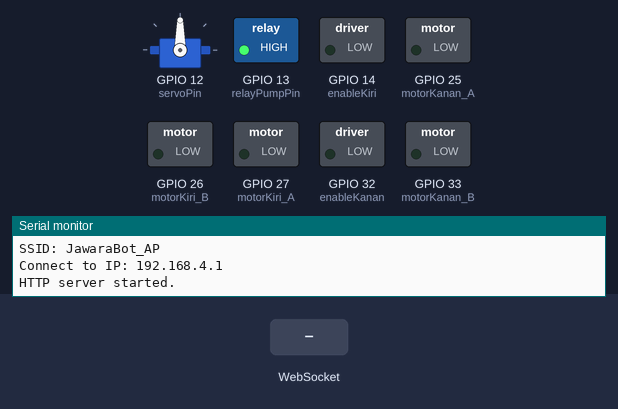
The program below on a simulated ESP32. Parts: servo, switched loads named in the program (green lamp = pin HIGH), the last lines printed to the serial monitor. Inputs (shaded band) come from the test bench.

Above: at 1.2 s.
1.3 s: WebSocket text "FORWARD" received
At 2.3 s:
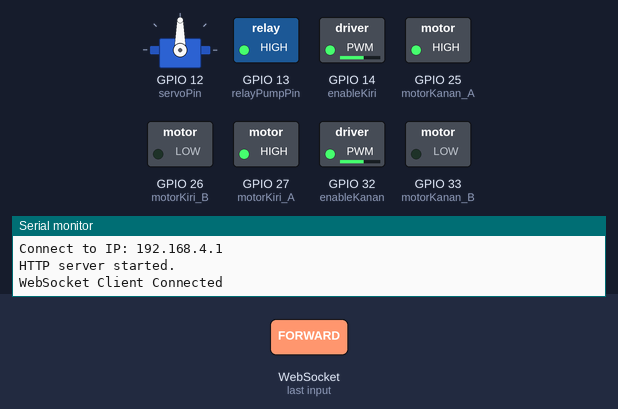
2.8 s: WebSocket text "PUMP_ON" received
At 3.4 s:
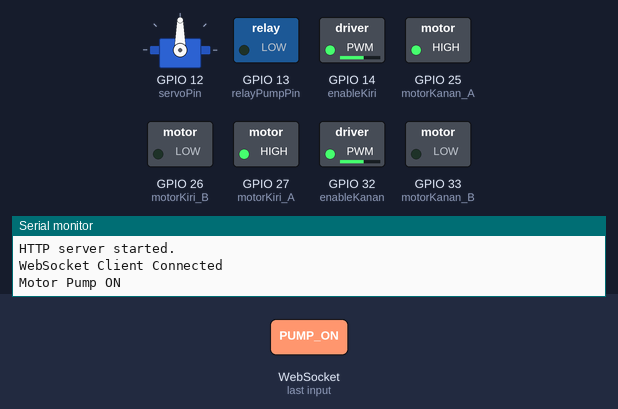
4.3 s: WebSocket text "SERVO:" received
At 5.5 s:
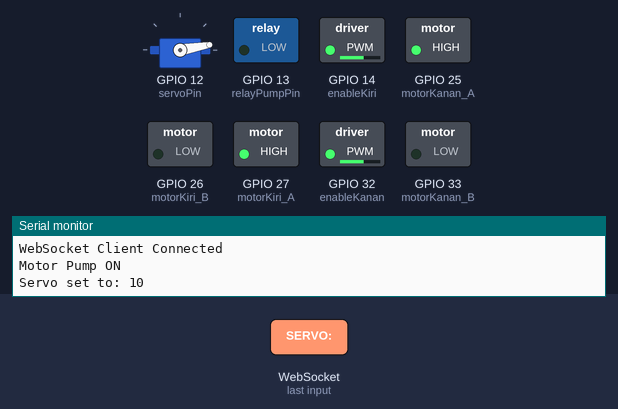
5.8 s: WebSocket text "PUMP_OFF" received
At 6.9 s:
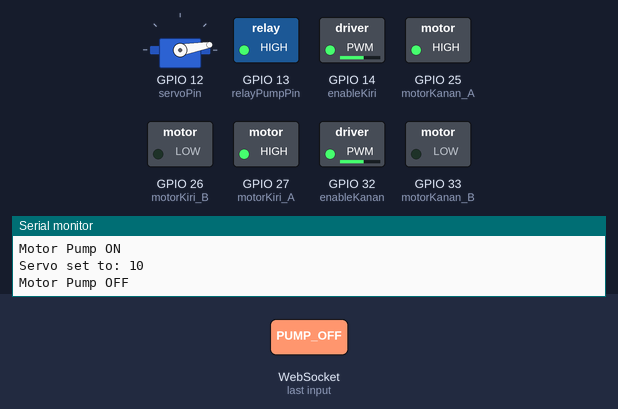
7.3 s: WebSocket text "BACKWARD" received
At 8.0 s:
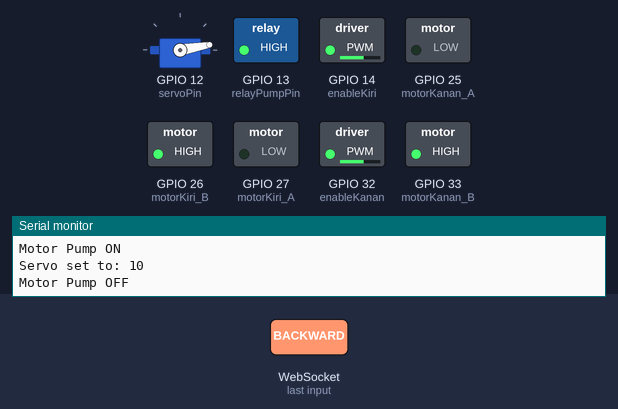
8.8 s: WebSocket text "LEFT" received
At 9.2 s:
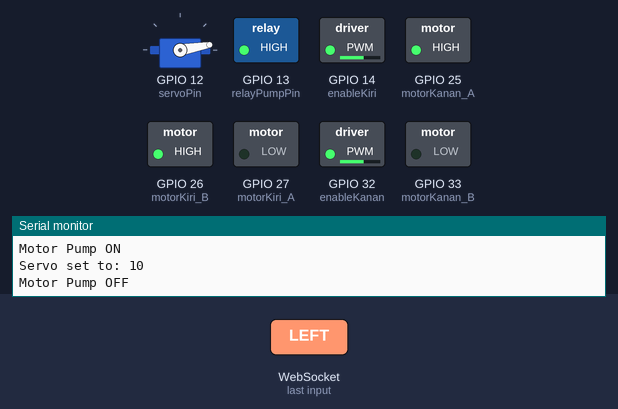
Timing chart, 0 to 11.3 s (numbered marks = the images above; inputs shaded):
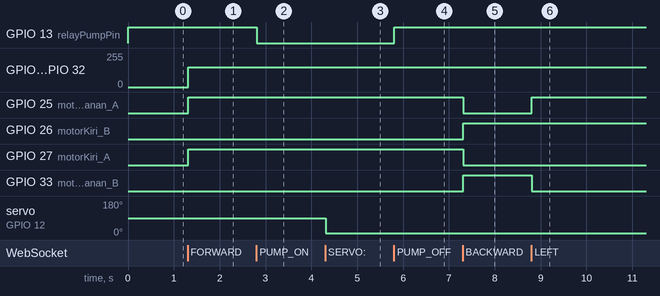

The program:

main.cpp
```cpp
#include <AsyncTCP.h>
#include <ESPAsyncWebServer.h>
#include "WiFiSetup.h"
#include "MotorControl.h"
#include "WaterControl.h"
#include "HtmlContent.h"

// --- 1. Konfigurasi Server dan WebSocket ---
AsyncWebServer server(80);
AsyncWebSocket ws("/ws");

// --- 2. Penanganan WebSocket (Logic Rotasi Diperbaiki) ---

void onWsEvent(AsyncWebSocket *server, AsyncWebSocketClient *client, AwsEventType type, void *arg, uint8_t *data, size_t len) {
    if (type == WS_EVT_CONNECT) {
        Serial.println("WebSocket Client Connected");
    } else if (type == WS_EVT_DISCONNECT) {
        Serial.println("WebSocket Client Disconnected");
        stopMobil();
        setPump(false);
    } else if (type == WS_EVT_DATA) {
        AwsFrameInfo *info = (AwsFrameInfo*)arg;
        if (info->final && info->index == 0 && info->len == len && info->opcode == WS_TEXT) {
            data[len] = 0;
            String message = (char*)data;
            int speed = globalSpeed;

            // Logika Kontrol Motor Drive
            if (message == "FORWARD") {
                bergerak(speed, true, speed, true);
            } else if (message == "BACKWARD") {
                bergerak(speed, false, speed, false);
            }
            // ROTASI DIPERBAIKI: Jika KIRI terbalik, buat roda kanan maju dan roda kiri mundur
            else if (message == "LEFT") {
                // Motor Kiri Mundur, Motor Kanan Maju
                bergerak(speed, false, speed, true);
            }
            // ROTASI DIPERBAIKI: Jika KANAN terbalik, buat roda kiri maju dan roda kanan mundur
            else if (message == "RIGHT") {
                // Motor Kiri Maju, Motor Kanan Mundur
                bergerak(speed, true, speed, false);
            }
            else if (message == "STOP") {
                stopMobil();
            }
            // Logika Kontrol Pompa
            else if (message == "PUMP_ON") {
                setPump(true);
            } else if (message == "PUMP_OFF") {
                setPump(false);
            }
            // Logika Kontrol Servo
            else if (message.startsWith("SERVO:")) {
                String angleStr = message.substring(6);
                int angle = angleStr.toInt();
                setServoAngle(angle);
            }
            // Logika Kontrol Kecepatan
            else if (message.startsWith("SPEED:")) {
                String speedStr = message.substring(6);
                globalSpeed = speedStr.toInt();
            }
        }
    }
}

// --- 3. SETUP dan LOOP (Tidak Berubah) ---

void setup() {
    Serial.begin(115200);

    setupMotorPins();
    setupWaterControlPins();
    setupWiFi();

    ws.onEvent(onWsEvent);
    server.addHandler(&ws);

    server.on("/", HTTP_GET, [](AsyncWebServerRequest *request){
        request->send_P(200, "text/html", INDEX_HTML);
    });

    server.begin();
    Serial.println("HTTP server started.");
}

void loop() {
    ws.cleanupClients();
}
```

HtmlContent.cpp
```cpp
#include "HtmlContent.h"

// Definisi Konstanta HTML (Ganti seluruh konten ini dengan kode HTML yang sudah dirapikan)
const char* INDEX_HTML = R"rawliteral(
<!DOCTYPE HTML>
<html>
<head>
  <title>Kontrol Robot Modular</title>
  <meta name="viewport" content="width=device-width, initial-scale=1">
  <style>
    /* 1. Global & Typography */
    body {
        font-family: 'Segoe UI', Tahoma, Geneva, Verdana, sans-serif;
        text-align: center;
        background-color: #f4f7f6;
        padding: 10px;
        margin: 0;
    }
    h1 { color: #333; font-size: 1.6em; margin-bottom: 5px; }
    h4 { margin: 10px 0 5px 0; color: #555; }

    .container {
        max-width: 400px;
        margin: 0 auto;
    }

    /* 2. Card Styling */
    .card {
        background-color: #fff;
        border-radius: 12px;
        box-shadow: 0 4px 12px rgba(0, 0, 0, 0.1);
        padding: 15px;
        margin-bottom: 18px;
    }

    /* 3. Status Badge */
    .status-badge {
        font-weight: bold;
        padding: 6px 12px;
        border-radius: 8px;
        display: inline-block;
        font-size: 0.9em;
    }
    #wsState[data-connected="true"] { background-color: #4CAF50; color: white; }
    #wsState[data-connected="false"] { background-color: #f44336; color: white; }

    /* 4. Kontrol Drive (Grid) */
    .control-grid {
        /* TATA LETAK: Baris 1: Maju | Baris 2: Kiri - Kosong - Kanan | Baris 3: Mundur */
        display: grid;
        grid-template-areas:
            "forward forward forward"
            "left . right"
            "backward backward backward";
        gap: 12px;
        width: 100%;
        margin: 15px 0 10px 0;
    }
    .btn {
        padding: 18px 10px;
        font-size: 1.1em;
        font-weight: 600;
        border: none;
        border-radius: 8px;
        cursor: pointer;
        user-select: none;
        transition: background-color 0.1s;
    }
    .btn:active { transform: scale(0.97); }

    /* Drive Colors */
    #forward, #backward { background-color: #007bff; color: white; }
    #left, #right { background-color: #ffc107; color: #333; }

    /* GAYA STOP DARURAT */
    #emergencyStop {
        background-color: #dc3545; /* Merah Menyala */
        color: white;
        padding: 15px 20px;
        font-size: 1.5em;
        font-weight: bold;
        width: 100%;
        border: none;
        border-radius: 12px;
        box-shadow: 0 4px 6px rgba(0, 0, 0, 0.2);
        margin-bottom: 20px;
        cursor: pointer;
    }

    /* 5. Slider Group (Digunakan juga untuk Servo) */
    .slider-group {
        display: flex;
        align-items: center;
        margin: 10px 0;
        padding: 0 5px;
    }
    .slider-group span { min-width: 50px; text-align: left; font-weight: 600; }
    input[type=range] { flex-grow: 1; margin: 0 10px; }

    /* 6. Aksesori & Presets */
    .pump-btn, .servo-btn {
        background-color: #6f42c1;
        color: white;
        padding: 10px 15px;
        border: none;
        border-radius: 5px;
        cursor: pointer;
        margin: 4px;
        font-weight: 500;
        min-width: 80px;
    }
    .pump-btn.danger {
        background-color: #dc3545;
    }
    .servo-btn-group {
        display: flex;
        justify-content: space-around;
        margin: 8px 0;
    }
    /* Sinkronisasi UI */
    .current-angle {
        font-size: 1.1em;
        font-weight: bold;
        color: #007bff;
        margin-top: 5px;
    }
    .slider-info {
        display: flex;
        justify-content: space-between;
        font-size: 0.8em;
        color: #777;
        margin: -5px 10px 5px 10px;
    }
  </style>
</head>
<body>
  <div class="container">
    <h1>Jawara Bot</h1>

    <div class="card status-card">
        <h4>Status & Kecepatan</h4>
        <p>Koneksi:
            <span id="wsState" class="status-badge" data-connected="false">DISCONNECTED</span>
        </p>
        <div class="slider-group">
            <span>Speed: </span>
            <input type="range" min="0" max="255" value="150" id="speedSlider" oninput="updateSpeedVal(this.value)" onchange="sendSpeed(this.value)">
            <span id="speedVal">150</span> / 255
        </div>
    </div>

    <div class="card">
        <h4>Kontrol Transportasi</h4>
        <div class="control-grid">
            <button class="btn" id="forward" ontouchstart="sendCmd('FORWARD')" ontouchend="sendCmd('STOP')" onmousedown="sendCmd('FORWARD')" onmouseup="sendCmd('STOP')" style="grid-area: forward;">MAJU</button>

            <button class="btn" id="left" ontouchstart="sendCmd('LEFT')" ontouchend="sendCmd('STOP')" onmousedown="sendCmd('LEFT')" onmouseup="sendCmd('STOP')" style="grid-area: left;">KIRI</button>
            <button class="btn" id="right" ontouchstart="sendCmd('RIGHT')" ontouchend="sendCmd('STOP')" onmousedown="sendCmd('RIGHT')" onmouseup="sendCmd('STOP')" style="grid-area: right;">KANAN</button>

            <button class="btn" id="backward" ontouchstart="sendCmd('BACKWARD')" ontouchend="sendCmd('STOP')" onmousedown="sendCmd('BACKWARD')" onmouseup="sendCmd('STOP')" style="grid-area: backward;">MUNDUR</button>
        </div>

        <button id="emergencyStop" onclick="sendCmd('STOP')">STOP DARURAT</button>

    </div>

    <div class="card">
        <h4>Kontrol Siram Air</h4>

        <h5>Pompa Air</h5>
        <button class="pump-btn" onclick="sendCmd('PUMP_ON')">On</button>
        <button class="pump-btn danger" onclick="sendCmd('PUMP_OFF')">Off</button>

        <h5>Rotasi Servo</h5>
        <div class="current-angle">Sudut: <span id="servoVal">90</span>°</div>

        <div class="slider-group">
            <input type="range" min="10" max="170" value="90" id="servoSlider" oninput="updateServoVal(this.value)" onchange="sendServoAngle(this.value)">
        </div>
        <div class="slider-info">
            <span>Kiri (10°)</span>
            <span>Tengah (90°)</span>
            <span>Kanan (170°)</span>
        </div>

        </div>
  </div>

  <script>
    var connection = new WebSocket('ws://' + location.hostname + '/ws');
    var speedSlider = document.getElementById('speedSlider');
    var servoSlider = document.getElementById('servoSlider'); // Ambil slider servo baru
    var wsState = document.getElementById('wsState');

    connection.onopen = function () {
      wsState.innerHTML = "CONNECTED";
      wsState.setAttribute('data-connected', 'true');
      sendSpeed(speedSlider.value);
      sendServoAngle(servoSlider.value); // Set posisi awal servo dari slider (90)
    };

    connection.onclose = function () {
      wsState.innerHTML = "DISCONNECTED";
      wsState.setAttribute('data-connected', 'false');
    };

    function sendCmd(cmd) {
      if (connection.readyState === 1) {
        connection.send(cmd);
      }
    }

    function updateSpeedVal(speed) {
        document.getElementById('speedVal').innerHTML = speed;
    }

    function sendSpeed(speed) {
      if (connection.readyState === 1) {
        connection.send("SPEED:" + speed);
      }
    }

    function updateServoVal(angle) {
        // Update tampilan sudut saat slider digerakkan (oninput)
        document.getElementById('servoVal').innerHTML = angle;
    }

    function sendServoAngle(angle) {
      // Fungsi ini dipanggil saat slider diubah (onchange)
      angle = parseInt(angle);
      // Batas Aman (Sesuai dengan kode C++: 10° hingga 170°)
      if (isNaN(angle) || angle < 10 || angle > 170) {
          return;
      }
      updateServoVal(angle);
      if (connection.readyState === 1) {
        connection.send("SERVO:" + angle);
      }
    }

  </script>
</body>
</html>
)rawliteral";
```

HtmlContent.h
```cpp
#ifndef HTMLCONTENT_H
#define HTMLCONTENT_H

#include <Arduino.h>

/**
 * @brief Konstanta string global yang berisi seluruh kode HTML, CSS, dan JavaScript
 * untuk antarmuka kontrol WebSocket.
 */
extern const char* INDEX_HTML;

#endif // HTMLCONTENT_H
```

MotorControl.cpp
```cpp
#include "MotorControl.h"

// --- Definisi Konstanta Pin Motor DC (L298N) ---
const int motorKiri_A = 27;
const int motorKiri_B = 26;
const int enableKiri = 14;  // PWM Channel 0

const int motorKanan_A = 25;
const int motorKanan_B = 33;
const int enableKanan = 32;  // PWM Channel 1

// Konfigurasi PWM
const int freq = 5000;
const int res = 8;
const int chKiri = 0;
const int chKanan = 1;

int globalSpeed = 150;
const int maxSpeed = 255;

// --- Implementasi Fungsi ---

void setupMotorPins() {
    pinMode(motorKiri_A, OUTPUT);
    pinMode(motorKiri_B, OUTPUT);
    pinMode(motorKanan_A, OUTPUT);
    pinMode(motorKanan_B, OUTPUT);

    ledcSetup(chKiri, freq, res);
    ledcAttachPin(enableKiri, chKiri);
    ledcSetup(chKanan, freq, res);
    ledcAttachPin(enableKanan, chKanan);

    stopMobil();
    Serial.println("Motor DC Control Initialized.");
}

void setMotor(int channel, int pinA, int pinB, int speed, bool maju) {
    speed = constrain(speed, 0, maxSpeed);
    ledcWrite(channel, speed);

    if (speed == 0) {
        digitalWrite(pinA, LOW);
        digitalWrite(pinB, LOW);
    } else if (maju) {
        digitalWrite(pinA, HIGH);
        digitalWrite(pinB, LOW);
    } else {
        digitalWrite(pinA, LOW);
        digitalWrite(pinB, HIGH);
    }
}

void stopMobil() {
    setMotor(chKiri, motorKiri_A, motorKiri_B, 0, true);
    setMotor(chKanan, motorKanan_A, motorKanan_B, 0, true);
}

void bergerak(int speedKiri, bool majuKiri, int speedKanan, bool majuKanan) {
    setMotor(chKiri, motorKiri_A, motorKiri_B, speedKiri, majuKiri);
    setMotor(chKanan, motorKanan_A, motorKanan_B, speedKanan, majuKanan);
}
```

MotorControl.h
```cpp
#ifndef MOTORCONTROL_H
#define MOTORCONTROL_H

#include <Arduino.h>

extern int globalSpeed;
extern const int maxSpeed;

void setupMotorPins();
void setMotor(int channel, int pinA, int pinB, int speed, bool maju);
void stopMobil();
void bergerak(int speedKiri, bool majuKiri, int speedKanan, bool majuKanan);

#endif // MOTORCONTROL_H
```

WaterControl.cpp
```cpp
#include "WaterControl.h"

// Pin sinyal (Direkomendasikan pindah dari GPIO 12 ke GPIO 18/23)
const int servoPin = 12;
const int relayPumpPin = 13;

Servo myservo;

void setupWaterControlPins() {
    pinMode(relayPumpPin, OUTPUT);
    digitalWrite(relayPumpPin, HIGH); // Relay OFF/Mati saat start

    myservo.setPeriodHertz(50);
    // Optimasi: Mempersempit rentang pulsa (600µs - 2300µs) untuk stabilitas
    myservo.attach(servoPin, 600, 2300);

    myservo.write(90);

    Serial.println("Water Control Initialized.");
}

void setServoAngle(int angle) {
    // Optimasi: Batasi sudut (10° - 170°) untuk mencegah jitter di titik ekstrem
    angle = constrain(angle, 10, 170);
    myservo.write(angle);
    Serial.print("Servo set to: ");
    Serial.println(angle);
}

void setPump(bool aktif) {
    if (aktif) {
        digitalWrite(relayPumpPin, LOW);
        Serial.println("Motor Pump ON");
    } else {
        digitalWrite(relayPumpPin, HIGH);
        Serial.println("Motor Pump OFF");
    }
}
```

WaterControl.h
```cpp
#ifndef WATERCONTROL_H
#define WATERCONTROL_H

#include <Arduino.h>
#include <ESP32Servo.h>

extern const int servoPin;
extern const int relayPumpPin;
extern Servo myservo;

void setupWaterControlPins();
void setServoAngle(int angle);
void setPump(bool aktif);

#endif // WATERCONTROL_H
```

WiFiSetup.cpp
```cpp
#include "WiFiSetup.h"
#include <Arduino.h>
#include <WiFi.h>

// --- Konfigurasi Access Point (AP) ---
// GANTI DENGAN NAMA JARINGAN DAN PASSWORD YANG ANDA INGINKAN
const char* ssid = "JawaraBot_AP";
const char* password = "jawarabot123";

// IP Address AP: Default ESP32 adalah 192.168.4.1
IPAddress localIP(192, 168, 4, 1);
IPAddress gateway(192, 168, 4, 1);
IPAddress subnet(255, 255, 255, 0);

IPAddress setupWiFi() {
    Serial.println("Starting ESP32 in Access Point (AP) Mode...");

    // Mengatur konfigurasi jaringan AP
    if (!WiFi.softAPConfig(localIP, gateway, subnet)) {
        Serial.println("AP Configuration Failed!");
    }

    // Memulai Access Point
    // Argumen 1: SSID, Argumen 2: Password, Argumen 3: Channel, Argumen 4: Hidden, Argumen 5: Max connections
    bool result = WiFi.softAP(ssid, password, 1, false, 4);

    if (result) {
        Serial.println("WiFi Access Point Started.");
        Serial.print("SSID: ");
        Serial.println(ssid);
        Serial.print("Connect to IP: ");
        Serial.println(WiFi.softAPIP()); // Menampilkan IP internal (192.168.4.1)
    } else {
        Serial.println("WiFi AP Failed to Start.");
    }

    return WiFi.softAPIP(); // Mengembalikan IP 192.168.4.1
}
```

WiFiSetup.h
```cpp
#ifndef WIFISETUP_H
#define WIFISETUP_H

#include <WiFi.h>

extern const char* ssid;
extern const char* password;

/**
 * @brief Fungsi untuk inisialisasi koneksi WiFi.
 * @return IPAddress Alamat IP yang diperoleh setelah koneksi berhasil.
 */
IPAddress setupWiFi();

#endif // WIFISETUP_H
```

Measured:
- after the input at 1.3 s, GPIO 14 (enableKiri), GPIO 32 (enableKanan): 0/255 → 149/255 at once; GPIO 25 (motorKanan_A), GPIO 27 (motorKiri_A): LOW → HIGH at once
- after the input at 2.8 s, GPIO 13 (relayPumpPin): HIGH → LOW at once
- after the input at 4.3 s, servo on GPIO 12 (servoPin): 90° → 10° at once
- after the input at 5.8 s, GPIO 13 (relayPumpPin): LOW → HIGH at once
- after the input at 7.3 s, GPIO 25 (motorKanan_A), GPIO 27 (motorKiri_A): HIGH → LOW at once; GPIO 26 (motorKiri_B), GPIO 33 (motorKanan_B): LOW → HIGH at once
- after the input at 8.8 s, GPIO 25 (motorKanan_A): LOW → HIGH at once; GPIO 33 (motorKanan_B): HIGH → LOW at once
